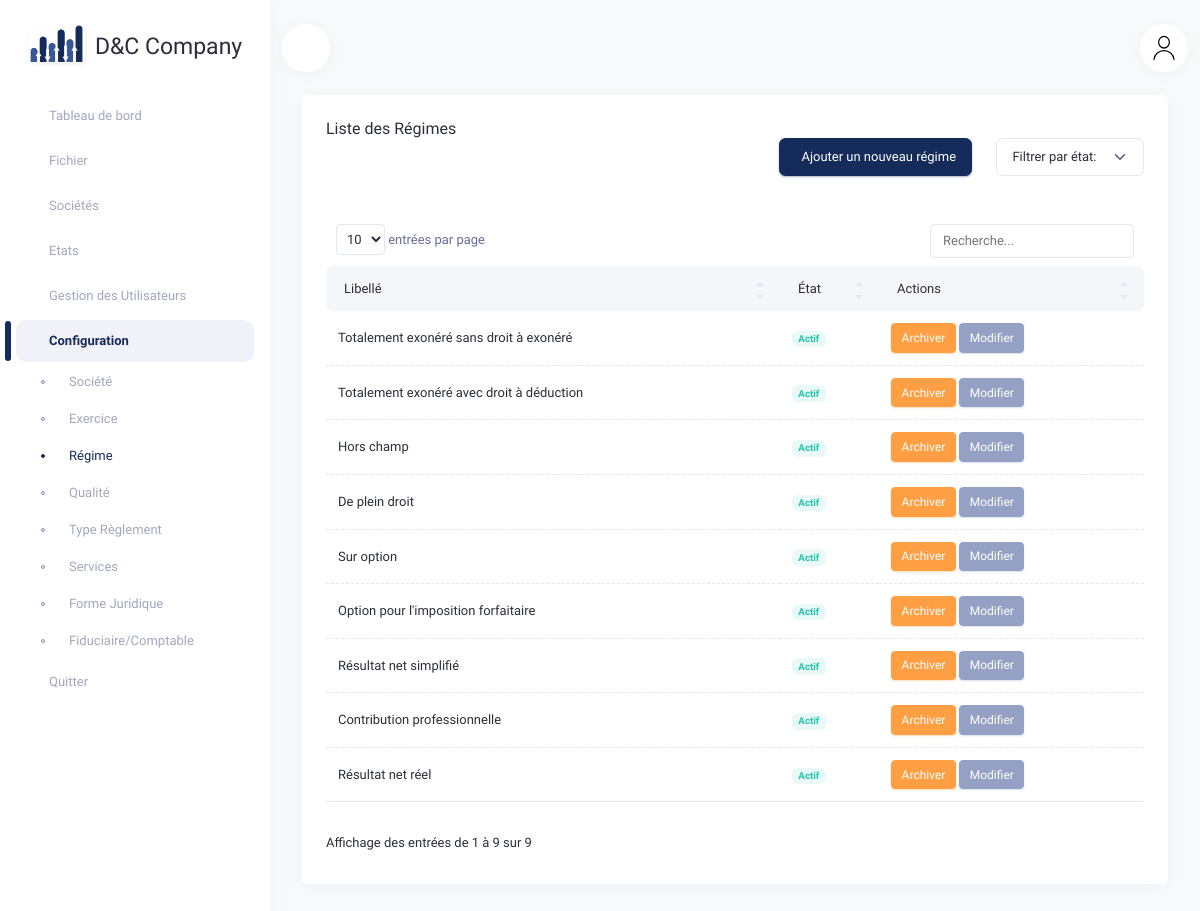
Page /regimes/ (signed in) on the committed database.
### agendacomptable/models.py (models this page shows, shortened)
class Regime(models.Model):
    libelle = models.CharField(max_length=25, null=True, verbose_name="Libellé")
    user_create = models.ForeignKey(User, on_delete=models.SET_NULL, null=True, related_name="regime_createur", verbose_name="Créé par")
    user_edit = models.ForeignKey(User, on_delete=models.SET_NULL, null=True, related_name="regime_editeur", verbose_name="Modifié par")
    date_create = models.DateTimeField(auto_now_add=True, verbose_name="Date de création")
    date_edit = models.DateTimeField(auto_now=True, verbose_name="Date de modification")
    is_archived = models.BooleanField(default=False)
    class Meta:
        verbose_name = "Régime"
        verbose_name_plural = "Régimes"

### agendacomptable/views.py (the view)
# urls.py: path('regimes/', views.regime_list, name='regime_list'),
@login_required
def regime_list(request):
    filter_status = request.GET.get('filter', 'all')
    search_query = request.GET.get('search', '')
    if filter_status == 'archived':
        regimes = Regime.objects.filter(is_archived=True)
    elif filter_status == 'active':
        regimes = Regime.objects.filter(is_archived=False)
    else:
        regimes = Regime.objects.all()
    if search_query:
        regimes = regimes.filter(Q(libelle__icontains=search_query))
    regimes = regimes.order_by('-date_create')
    return render(request, 'accounting/regime_list.html', {
        'regimes': regimes,
        'filter_status': filter_status,
        'search_query': search_query,
    })

### agendacomptable/templates/accounting/regime_list.html (shortened to what this page needs)
{% extends 'accounting/base.html' %}
{% load static %}
{% block content %}
<div class="container-xxl">
    <div class="row">
        <div class="col-12">
            <div class="card">
                <div class="card-header">
                    <div class="row align-items-center">
                        <div class="col">
                            <h4 class="card-title">Liste des Régimes</h4>
                        </div>
                        <div class="d-flex align-items-center justify-content-end mb-3">
                            <button type="button" class="btn btn-primary me-3" data-bs-toggle="modal" data-bs-target="#addModal">
                                 Ajouter un nouveau régime
                            </button>
                            <div class="text-end">
                                <select id="filter_status" onchange="if (this.value) location = this.value;" class="form-select" style="width: auto;">
                                    <option value="?filter=all" {% if filter_status == 'all' %}selected{% endif %} disabled>Filtrer par état:</option>
                                </select>
                            </div>
                        </div>
                    </div>
                </div>
                <div class="card-body pt-0">
                    <div class="table-responsive">
                        <table class="table mb-0" id="datatable_1">
                            <thead class="table-light">
                                <tr>
                                    <th>Libellé</th>
                                    <th>État</th>
                                    <th>Actions</th>
                                </tr>
                            </thead>
                            <tbody>
                                {% for regime in regimes %}
                                    <tr {% if regime.is_archived %}class="table-secondary"{% endif %}>
                                        <td>{{ regime.libelle }}</td>
                                        <td>
                                            {% if not regime.is_archived %}
                                                <span class="badge rounded text-success bg-success-subtle">Actif</span>
                                            {% else %}
                                                <span class="badge rounded text-white bg-warning">Inactif</span>
                                            {% endif %}
                                        </td>
                                        <td>
                                            <button class="btn {% if regime.is_archived %}btn-success{% else %}btn-warning{% endif %} btn-sm" data-bs-toggle="modal" data-bs-target="#archiveModal{{ regime.pk }}">
                                                {% if regime.is_archived %}
                                                    <i class="las la-check"></i> Réactiver
                                                {% else %}
                                                     Archiver
                                                {% endif %}
                                            </button>
                                            <button class="btn btn-secondary btn-sm" data-bs-toggle="modal" data-bs-target="#editModal{{ regime.pk }}">
                                                 Modifier
                                            </button>
                                        </td>
                                    </tr>
                                {% endfor %}
                            </tbody>
                        </table>
                    </div>
                </div>
            </div>
        </div>
    </div>
</div>
{% endblock content %}

### static/web/assets/libs/simple-datatables/style.css (style rules this page uses)
.datatable-table { max-width: 100%; width: 100%; border-spacing: 0; border-collapse: separate; }
.datatable-table > tbody > tr > td, .datatable-table > tbody > tr > th, .datatable-table > tfoot > tr > td, .datatable-table > tfoot > tr > th, .datatable-table > thead > tr > td, .datatable-table > thead > tr > th { vertical-align: top; padding: 8px 10px; }
.datatable-table > thead > tr > th { vertical-align: bottom; text-align: left; border-bottom: 1px solid #d9d9d9; }
.datatable-table th { vertical-align: bottom; text-align: left; }

### rows in the picture
Regime: libelle "Totalement exonéré sans droit à exonéré", is_archived "Actif"
Regime: libelle "Totalement exonéré avec droit à déduction", is_archived "Actif"
Regime: libelle "Hors champ", is_archived "Actif"
Regime: libelle "De plein droit", is_archived "Actif"
Regime: libelle "Sur option", is_archived "Actif"
Regime: libelle "Option pour l'imposition forfaitaire", is_archived "Actif"
Regime: libelle "Résultat net simplifié", is_archived "Actif"
Regime: libelle "Contribution professionnelle", is_archived "Actif"
Regime: libelle "Résultat net réel", is_archived "Actif"
